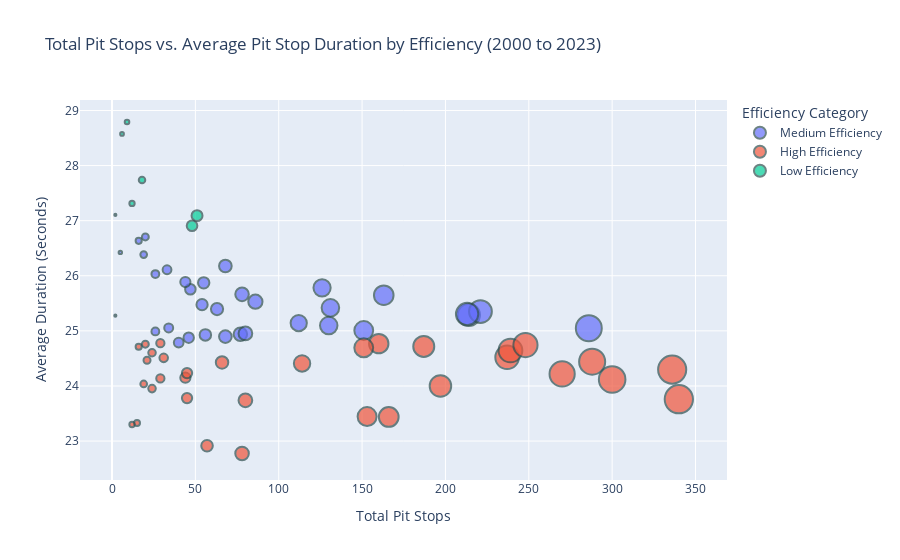

Notebook code for this chart:
### Code cell
# Using Plotly for creating the scatter plot with efficiency categories
import plotly.express as px



# Creating the Plotly scatter plot
fig = px.scatter(driver_stats, x='Total Pit Stops', y='Average Duration',
                 color='Efficiency Category',
                 size='Total Pit Stops',  # Optional: Use size to represent the total pit stops visually
                 hover_data=['driverId'],  # Display driverId on hover for more information
                 title='Total Pit Stops vs. Average Pit Stop Duration by Efficiency (2000 to 2023)',
                 labels={'Total Pit Stops': 'Total Pit Stops', 'Average Duration': 'Average Duration (Seconds)'},
                 )

# Enhancing the layout
fig.update_layout(legend_title_text='Efficiency Category')
fig.update_traces(marker=dict(line=dict(width=2, color='DarkSlateGrey')), selector=dict(mode='markers'))

# Show the plot
fig.show()

# Convert the figure to HTML with CDN links
# html_content = pio.to_html(fig, include_plotlyjs='cdn')

# Write the HTML content to a file
# with open('scatter_plot.html', 'w') as html_file:
#     html_file.write(html_content)

### Figure 1 — Plotly figure (JSON) as saved in the notebook; plotly's stock layout.template omitted (floating-point values rounded to 4 significant figures)
{"data": [{"customdata": [["aitken"], ["albon"], ["barrichello"], ["bottas"], ["chilton"], ["ericsson"], ["giovinazzi"], ["grosjean"], ["gutierrez"], ["jolyon_palmer"], ["jules_bianchi"], ["karthikeyan"], ["kevin_magnussen"], ["kovalainen"], ["kubica"], ["kvyat"], ["latifi"], ["liuzzi"], ["merhi"], ["nasr"], ["norris"], ["ocon"], ["pic"], ["pietro_fittipaldi"], ["russell"], ["sainz"], ["sargeant"], ["sutil"], ["trulli"], ["tsunoda"], ["vandoorne"], ["vergne"], ["zhou"]], "hovertemplate": "Efficiency Category=Medium Efficiency<br>Total Pit Stops=%{marker.size}<br>Average Duration (Seconds)=%{y}<br>driverId=%{customdata[0]}<extra></extra>", "legendgroup": "Medium Efficiency", "marker": {"color": "#636efa", "line": {"color": "DarkSlateGrey", "width": 2}, "size": [2, 112, 26, 286, 47, 126, 68, 214, 86, 40, 44, 26, 221, 56, 34, 163, 78, 19, 16, 55, 131, 151, 46, 5, 130, 213, 33, 68, 20, 77, 54, 80, 63], "sizemode": "area", "sizeref": 0.85, "symbol": "circle"}, "mode": "markers", "name": "Medium Efficiency", "orientation": "v", "showlegend": true, "type": "scatter", "x": [2, 112, 26, 286, 47, 126, 68, 214, 86, 40, 44, 26, 221, 56, 34, 163, 78, 19, 16, 55, 131, 151, 46, 5, 130, 213, 33, 68, 20, 77, 54, 80, 63], "xaxis": "x", "y": [25.28, 25.14, 24.99, 25.05, 25.76, 25.78, 26.18, 25.29, 25.53, 24.79, 25.89, 26.03, 25.35, 24.93, 25.05, 25.65, 25.66, 26.38, 26.63, 25.87, 25.42, 25.01, 24.88, 26.42, 25.1, 25.31, 26.11, 24.9, 26.7, 24.94, 25.48, 24.95, 25.4], "yaxis": "y"}, {"customdata": [["alguersuari"], ["alonso"], ["ambrosio"], ["brendon_hartley"], ["bruno_senna"], ["buemi"], ["button"], ["de_vries"], ["garde"], ["gasly"], ["glock"], ["hamilton"], ["heidfeld"], ["hulkenberg"], ["kobayashi"], ["leclerc"], ["maldonado"], ["massa"], ["max_verstappen"], ["mazepin"], ["michael_schumacher"], ["perez"], ["petrov"], ["piastri"], ["raikkonen"], ["resta"], ["ricciardo"], ["rosa"], ["rosberg"], ["sirotkin"], ["stroll"], ["vettel"], ["webber"]], "hovertemplate": "Efficiency Category=High Efficiency<br>Total Pit Stops=%{marker.size}<br>Average Duration (Seconds)=%{y}<br>driverId=%{customdata[0]}<extra></extra>", "legendgroup": "High Efficiency", "marker": {"color": "#EF553B", "line": {"color": "DarkSlateGrey", "width": 2}, "size": [21, 270, 20, 29, 44, 24, 166, 15, 31, 160, 45, 340, 12, 237, 66, 151, 114, 197, 239, 16, 57, 336, 45, 24, 248, 80, 288, 19, 153, 29, 187, 300, 78], "sizemode": "area", "sizeref": 0.85, "symbol": "circle"}, "mode": "markers", "name": "High Efficiency", "orientation": "v", "showlegend": true, "type": "scatter", "x": [21, 270, 20, 29, 44, 24, 166, 15, 31, 160, 45, 340, 12, 237, 66, 151, 114, 197, 239, 16, 57, 336, 45, 24, 248, 80, 288, 19, 153, 29, 187, 300, 78], "xaxis": "x", "y": [24.47, 24.22, 24.76, 24.14, 24.15, 23.95, 23.44, 23.33, 24.51, 24.77, 24.23, 23.76, 23.3, 24.52, 24.43, 24.69, 24.41, 24.0, 24.64, 24.71, 22.92, 24.3, 23.78, 24.6, 24.74, 23.74, 24.44, 24.04, 23.44, 24.78, 24.72, 24.12, 22.78], "yaxis": "y"}, {"customdata": [["chandhok"], ["haryanto"], ["lawson"], ["mick_schumacher"], ["rossi"], ["stevens"], ["wehrlein"]], "hovertemplate": "Efficiency Category=Low Efficiency<br>Total Pit Stops=%{marker.size}<br>Average Duration (Seconds)=%{y}<br>driverId=%{customdata[0]}<extra></extra>", "legendgroup": "Low Efficiency", "marker": {"color": "#00cc96", "line": {"color": "DarkSlateGrey", "width": 2}, "size": [2, 12, 9, 48, 6, 18, 51], "sizemode": "area", "sizeref": 0.85, "symbol": "circle"}, "mode": "markers", "name": "Low Efficiency", "orientation": "v", "showlegend": true, "type": "scatter", "x": [2, 12, 9, 48, 6, 18, 51], "xaxis": "x", "y": [27.11, 27.31, 28.79, 26.91, 28.58, 27.74, 27.09], "yaxis": "y"}], "layout": {"autosize": true, "legend": {"itemsizing": "constant", "title": {"text": "Efficiency Category"}, "tracegroupgap": 0}, "title": {"text": "Total Pit Stops vs. Average Pit Stop Duration by Efficiency (2000 to 2023)"}, "xaxis": {"anchor": "y", "autorange": true, "domain": [0, 1], "range": [-18.6, 366.4], "title": {"text": "Total Pit Stops"}, "type": "linear"}, "yaxis": {"anchor": "x", "autorange": true, "domain": [0, 1], "range": [22.12, 29.27], "title": {"text": "Average Duration (Seconds)"}, "type": "linear"}}}
